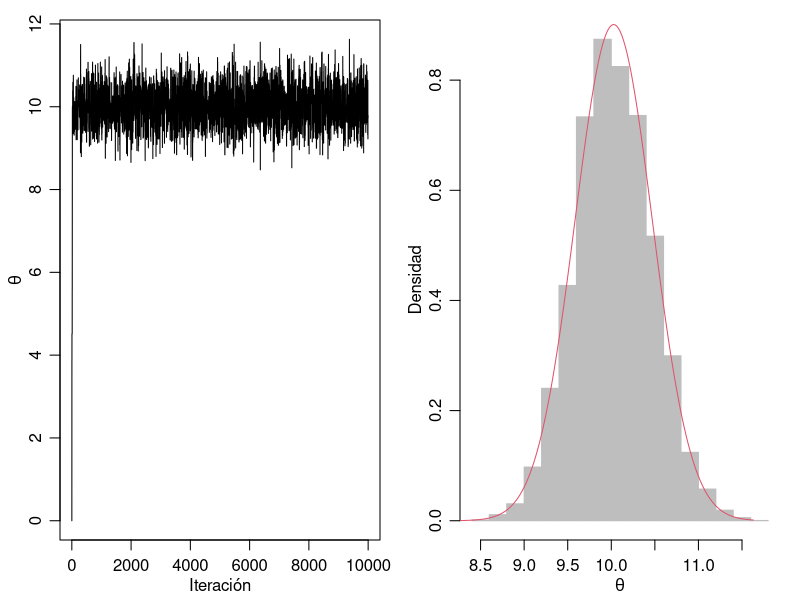
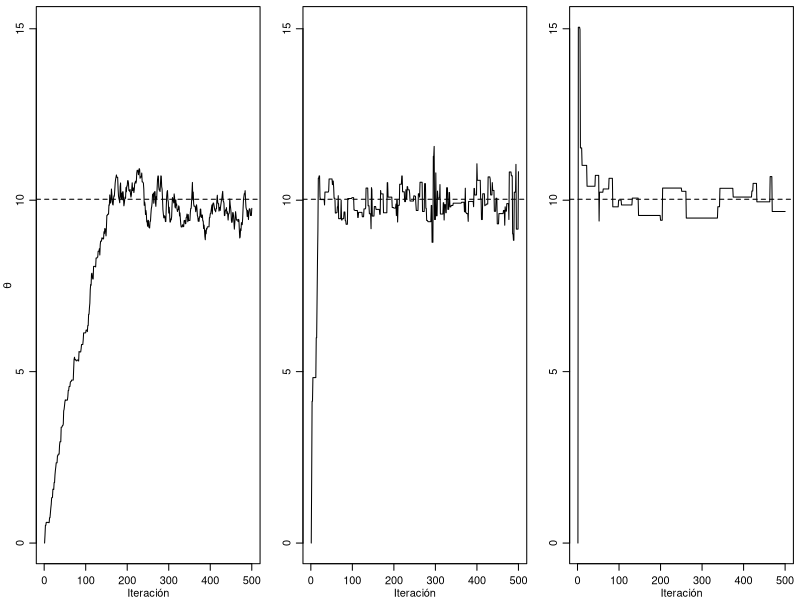

The R script that drew these images, in order: (Note: this script raises an error after producing the figures.)
## ---- chunk 1
knitr::opts_chunk$set(echo = TRUE)
## ---- chunk 2
# simular datos
n  <- 5
s2 <- 1 
set.seed(1)
y <- round(rnorm(n = n, mean = 10, sd = 1), 2)
# previa
t2 <- 10 
mu <- 5
# Metropolis
theta <- 0      # valor inicial
delta <- 1.75   # parámetro de ajuste
S     <- 10000  # numero de muestras
THETA <- NULL   # almacenamiento
# cadena
set.seed(1)
for (s in 1:S) {
  # 1. propuesta
  theta.star <- rnorm(1,theta,sqrt(delta))
  # 2. tasa de aceptación
  log.r <- (sum(dnorm(y, theta.star, sqrt(s2), log = T)) + dnorm(theta.star, mu, sqrt(t2), log = T)) - (sum(dnorm(y, theta, sqrt(s2), log = T)) + dnorm(theta, mu, sqrt(t2), log = T)) 
  # 3. actualizar
  if (runif(1) < exp(log.r)) 
    theta <- theta.star 
  # 4. almacenar
  THETA <- c(THETA, theta)
}
## ---- chunk 3
# grafico
par(mfrow = c(1,2), mar = c(3,3,1,1), mgp = c(1.75,0.75,0))
# cadena
plot(x = 1:S, y = THETA, type = "l", xlab = "Iteración", ylab = expression(theta))
# histograma metropolis
# se omiten las primeras 100 observaciones (periodo de calentamiento)
hist(x = THETA[-(1:100)], prob = T, main = "", xlab = expression(theta), ylab = "Densidad", col = "gray", border = "gray")
# posterior analítica
th <- seq(min(THETA), max(THETA), length = 1000)
mu.n <- (mu/t2 + mean(y)*n/s2)/(1/t2 + n/s2) 
t2.n <- 1/(1/t2 + n/s2)
lines(x = th, y = dnorm(th, mu.n, sqrt(t2.n)), col = 2, lty = 1, lwd = 1)
## ---- chunk 4
ACR    <- NULL  # tasa de aceptaciones
ACF    <- NULL  # autocorrelaciones
THETAA <- NULL  # muestras
for(delta2 in 2^c(-5,-1,1,5,7) ) {
  # parametros iniciales
  THETA <- NULL
  S     <- 10000
  theta <- 0
  acs   <- 0  # tasa de aceptacion
  # cadena
  set.seed(1)
  for(s in 1:S) {
    # 1. propuesta
    theta.star<-rnorm(1,theta,sqrt(delta2))
    # 2. tasa de aceptacion
    log.r <- (sum(dnorm(y, theta.star, sqrt(s2), log = T)) + dnorm(theta.star, mu, sqrt(t2), log = T)) - (sum(dnorm(y, theta, sqrt(s2), log = T)) + dnorm(theta, mu, sqrt(t2), log = T)) 
    # 3. actualizar
    if(runif(1) < exp(log.r)) { 
      theta <- theta.star 
      acs   <- acs + 1 
    }
    # 4. almacenar
    THETA <- c(THETA, theta) 
  }
  # fin MCMC
  # almacenar valores de todos los casos (delta2)
  ACR    <- c(ACR, acs/s) 
  ACF    <- c(ACF, acf(THETA, plot = F)$acf[2])
  THETAA <- cbind(THETAA, THETA)
}
## ---- chunk 5
# gráficos
par(mfrow = c(1,3), mar = c(2.75,2.75,.5,.5), mgp = c(1.7,0.75,0))
laby <- c(expression(theta),"","","","")
for (k in c(1,3,5)) {
  plot(x = THETAA[1:500,k], type = "l", xlab = "Iteración", ylab = laby[k], ylim = range(THETAA))
  abline(h = mu.n, lty = 2)
}
## ---- chunk 6
# tasas de aceptacion
round(ACR, 3)
# autocorrelaciones
round(ACF ,3)
# tamaños efectivos de muestra
round(coda::effectiveSize(THETAA), 3)
## ---- chunk 7
knitr::include_graphics("sparrow.jpg")
## ---- chunk 8
#-------------------------------------------------------------------------------
# Descripcion: 
# Actividades de reproduccion de gorriones en funcion de la edad (Arcese et al, 1992).
# n = 52 gorriones hembras.
# "age"     : edad.
# "fledged" : numero de crias.
#-------------------------------------------------------------------------------

############
### data ###
############
spfage <- structure(c(3, 1, 1, 2, 0, 0, 6, 3, 4, 2, 1, 6, 2, 3, 3, 4, 7, 2, 2, 1, 
                      1, 3, 5, 5, 0, 2, 1, 2, 6, 6, 2, 2, 0, 2, 4, 1, 2, 5, 1, 2, 
                      1, 0, 0, 2, 4, 2, 2, 2, 2, 0, 3, 2, 1, 1, 1, 1, 1, 1, 1, 1, 
                      1, 1, 1, 1, 1, 1, 1, 1, 1, 1, 1, 1, 1, 1, 1, 1, 1, 1, 1, 1, 
                      1, 1, 1, 1, 1, 1, 1, 1, 1, 1, 1, 1, 1, 1, 1, 1, 1, 1, 1, 1, 
                      1, 1, 1, 1, 3, 3, 1, 1, 1, 1, 1, 1, 1, 1, 2, 2, 2, 2, 2, 2, 
                      2, 2, 2, 5, 5, 4, 4, 4, 4, 4, 4, 4, 4, 4, 4, 4, 4, 5, 4, 4, 
                      4, 4, 5, 5, 5, 5, 3, 3, 3, 3, 3, 3, 3, 6, 1, 1, 9, 9, 1, 1, 
                      1, 1, 1, 1, 1, 1, 4, 4, 4, 4, 4, 4, 4, 4, 4, 25, 25, 16, 16, 
                      16, 16, 16, 16, 16, 16, 16, 16, 16, 16, 25, 16, 16, 16, 16, 
                      25, 25, 25, 25, 9, 9, 9, 9, 9, 9, 9, 36, 1, 1), 
                    .Dim = c(52L, 4L), 
                    .Dimnames = list(NULL, c("fledged", "intercept", "age", "age2")))
spfage <- as.data.frame(spfage)
# diseño
spf  <- spfage$fledged  # y  = variable dependiente (respuesta)
age  <- spfage$age      # x1 = variable independiente 1
age2 <- age^2           # x2 = variable independiente 2
## ---- chunk 9
############################
### analisis descriptivo ###
############################
par(mar=c(3,3,1,1),mgp=c(1.75,.75,0))
plot(spf~as.factor(age), range=0, xlab="Edad (años)", ylab="No. Crias", col="gray", border="lightgray")
## ---- chunk 10
# GLM (frecuentista)
summary(glm(spf~age+age2,family="poisson"))
## ---- chunk 11
# datos 
y <- spf                                # variable respuesta
X <- cbind(rep(1,length(y)),age,age^2)  # matriz de diseño
n <- length(y)                          # tamaño de la muestra
p <- dim(X)[2]                          # numero de predictores
# previa
pmn.beta <- rep(0,  p)  # beta0 = 0
psd.beta <- rep(sqrt(10), p)  # Sigma0 = 10*I
# log: funcion de enlace 
# y + 1/2 evitar problemas en la frontera con 0
var.prop <- var(log(y + 1)) * solve(t(X)%*%X) # matriz de varianza propuesta
beta <- rep(0,p) # valor inicial beta
######## algoritmo de metropolis
S    <- 50000
BETA <- matrix(data = NA, nrow = S, ncol = p)
ac   <- 0
ncat <- floor(S/10)
######## cadena
set.seed(1)
for(s in 1:S) {
  # 1. propuesta
  beta.p <- c(mvtnorm::rmvnorm(n = 1, mean = beta, sigma = var.prop))
  # 2. tasa de aceptacion
  lhr <- sum(dpois(x = y, lambda = exp(X%*%beta.p), log = T)) - sum(dpois(x = y, lambda = exp(X%*%beta), log = T)) + sum(dnorm(x = beta.p, mean = pmn.beta, sd = psd.beta, log = T)) - sum(dnorm(x = beta, mean = pmn.beta, sd = psd.beta, log = T))
  # 3. actualizar
  if (runif(1) < exp(lhr)) { 
    beta <- beta.p 
    ac   <- ac + 1 
  }
  # 4. almacenar
  BETA[s,] <- beta
  # 5. Progreso
  if (s%%ncat == 0) cat(100*round(s/S, 1), "% completado ... \n", sep = "" )
}
######### fin mcmc
## ---- chunk 12
# tasa de aceptacion
round(100*ac/S, 1)
# diagnosticos
round(apply(X = BETA, MARGIN = 2, FUN = coda::effectiveSize), 1)
## ---- chunk 13
# grafico diagnostico
blabs <- c(expression(beta[1]),expression(beta[2]),expression(beta[3]))  # etiquetas
thin  <- seq(from = 10, to = S, by = 10)  # muestreo sistematico 
par(mfrow = c(1,3), mar = c(2.75,2.75,.5,.5), mgp = c(1.7,.7,0))
j <- 3
plot(x = thin, y = BETA[thin,j], type = "l", xlab = "Iteración", ylab = blabs[j])
acf (x = BETA[thin,j], xlab = "lag/10")
acf (x = BETA[,j], xlab = "lag")
## ---- chunk 14
par(mfrow=c(1,3), mar=c(2.75,2.75,.5,.5),mgp=c(1.7,.7,0))
plot(density(BETA[,2]), type="l", main="",
     xlab=expression(beta[2]),
     ylab=expression(paste(italic("p("),beta[2],"|",italic("y)"),sep="") ) ,
     lwd=1,lty=1,col="black")
plot(density(BETA[,3]), type="l", main="",
     xlab=expression(beta[3]),
     ylab=expression(paste(italic("p("),beta[3],"|",italic("y)"),sep="") ),
     lwd=1,col="black",lty=1)
Xs       <- cbind(rep(1,6),1:6,(1:6)^2) 
eXB.post <- exp(t(Xs%*%t(BETA )) )
qE       <- apply( eXB.post,2,quantile,probs=c(.025,.5,.975))
plot(c(1,6),range(c(0,qE)),type="n",xlab="Edad (años)", ylab="No. Crias")
lines(x = qE[1,], col = 4, lwd = 1 )
lines(x = qE[2,], col = 1, lwd = 2 )
lines(x = qE[3,], col = 4, lwd = 1 )
## ---- chunk 15
round(quantile(BETA[,2], c(.025, .975)), 3)
round(quantile(BETA[,3], c(.025, .975)), 3)
round(mean(BETA[,2] > 0), 3)
round(mean(BETA[,3] > 0), 3)
## ---- chunk 16
# datos 
y <- spf                                # variable respuesta
X <- cbind(rep(1,length(y)),age,age^2)  # matriz de diseño
n <- length(y)                          # tamaño de la muestra
p <- dim(X)[2]                          # numero de predictores
# previa
pmn.beta <- rep(0,  p)        # beta0 = 0
psd.beta <- rep(sqrt(10), p)  # Sigma0 = 10*I
# log: funcion de enlace 
# y + 1/2 evitar problemas en la frontera con 0
var.prop <- var(log(y + 1)) * solve(t(X)%*%X) # matriz de varianza propuesta
beta <- rep(0,p) # valor inicial beta
######## algoritmo de metropolis
S    <- 2100
BETA <- matrix(data = NA, nrow = S, ncol = p)
ac   <- 0
ncat <- floor(S/10)
######## cadena
set.seed(1)
for(s in 1:S) {
  # 1. propuesta
  beta.p <- c(mvtnorm::rmvnorm(n = 1, mean = beta, sigma = var.prop))
  # 2. tasa de aceptacion
  lhr <- sum(dpois(x = y, lambda = exp(X%*%beta.p), log = T)) - sum(dpois(x = y, lambda = exp(X%*%beta), log = T)) + sum(dnorm(x = beta.p, mean = pmn.beta, sd = psd.beta, log = T)) - sum(dnorm(x = beta, mean = pmn.beta, sd = psd.beta, log = T))
  # 3. actualizar
  if (runif(1) < exp(lhr)) { 
    beta <- beta.p 
    ac   <- ac + 1 
  }
  # 4. almacenar
  BETA[s,] <- beta
  # 5. Progreso
  if (s%%ncat == 0) cat(100*round(s/S, 1), "% completado ... \n", sep = "" )
}
######### fin mcmc
# tasa de aceptación
round(ac/S, 2)
## ---- chunk 17
# gradiente
grad <- function(bet, y, X) {
  out <- 0
  for (i in 1:length(y))
    out <- out + (y[i] - exp(sum(bet*X[i,])))*X[i,]
  out
}
## ---- chunk 18
##########
# previa #
##########
mu0    <- rep(0,  p)   # beta0 = 0
Sigma0 <- diag(10, p)  # Sigma0 = 10*I
##########
# cadena #
##########
L   <- 100
eps <- 1/L
bet <- rep(0, p) # valor inicial beta
ac  <- 0         # tasa de aceptación
S   <- 2100
BETA2 <- matrix(data = NA, nrow = S, ncol = p)
set.seed(123)
for(s in 1:S) {
  # 1. propuesta
  bet.p <- bet
  z <- c(mvtnorm::rmvnorm(n = 1, mean = rep(0,p), sigma = diag(p)))
  z.p <- z
  z.p <- z.p + 0.5*eps*grad(bet.p, y, X)
  for (l in 1:L) {
    bet.p <- bet.p + eps*z.p
    if (l < L)
      z.p <- z.p + eps*grad(bet.p, y, X)
  }
  z.p <- z.p + 0.5*eps*grad(bet.p, y, X)
  # 2. tasa de aceptación
  logr <- sum(dpois(x = y, lambda = exp(X%*%bet.p), log = T)) - sum(dpois(x = y, lambda = exp(X%*%bet),log = T)) + 
    mvtnorm::dmvnorm(x = bet.p, mean = mu0, sigma = Sigma0, log = T) - mvtnorm::dmvnorm(x = bet, mean = mu0, sigma = Sigma0, log = T) +
    mvtnorm::dmvnorm(x = z.p, log = T) - mvtnorm::dmvnorm(x = z, log = T)
  # 3. actualizar
  if (runif(n = 1) < exp(logr)) { 
    bet <- bet.p 
    ac  <- ac + 1 
  }
  # 4. almacenar
  BETA2[s,] <- bet
  # 5. Progreso
  if (s%%floor(S/10) == 0) cat(100*round(s/S, 1), "% completado ...\n", sep = "" )
}
# fin mcmc
# tasa de aceptación
round(ac/S, 2)
## ---- chunk 19
BETA <- BETA[-c(1:100),]
BETA2 <- BETA2[-c(1:100),]
par(mfrow = c(3,2), mar = c(2.75,2.75,1.5,.5), mgp = c(1.7,.7,0))
for (j in 1:p) {
  rango <- range(BETA[,j], BETA2[,j])
  # Metropolis
  plot(x = 1:nrow(BETA), y = BETA[,j], col = 2, type = "p", pch = 16, ylim = rango, cex.axis = 0.9, main = "Metropolis", xlab = "Iteración", ylab = "")
  # HMC
  plot(x = 1:nrow(BETA2), y = BETA2[,j], col = 4, type = "p", pch = 16, ylim = rango, cex.axis = 0.9, main = "Hamiltoniano", xlab = "Iteración", ylab = "")
}
## ---- chunk 20
# tamaños efectivos & CV de MC
tab <- cbind(
  round(apply(X = BETA,  MARGIN = 2, FUN = coda::effectiveSize), 1),
  round(apply(X = BETA2, MARGIN = 2, FUN = coda::effectiveSize), 1),
  round(apply(X = BETA,  MARGIN = 2, FUN = sd)/sqrt(apply(X = BETA,  MARGIN = 2, FUN = coda::effectiveSize)), 3),
  round(apply(X = BETA2, MARGIN = 2, FUN = sd)/sqrt(apply(X = BETA2, MARGIN = 2, FUN = coda::effectiveSize)), 3)
)
rownames(tab) <- paste("beta", 1:3)
colnames(tab) <- c("neff Metro", "neff HMC", "CVMC Met", "CVMC HMC")
round(tab, 3)
## ---- chunk 21
knitr::include_graphics("Hoffcoverbook.jpg")
## ---- chunk 22
knitr::include_graphics("Gelmancoverbook.png")
## ---- chunk 23
knitr::include_graphics("Reichcoverbook.jpg")
